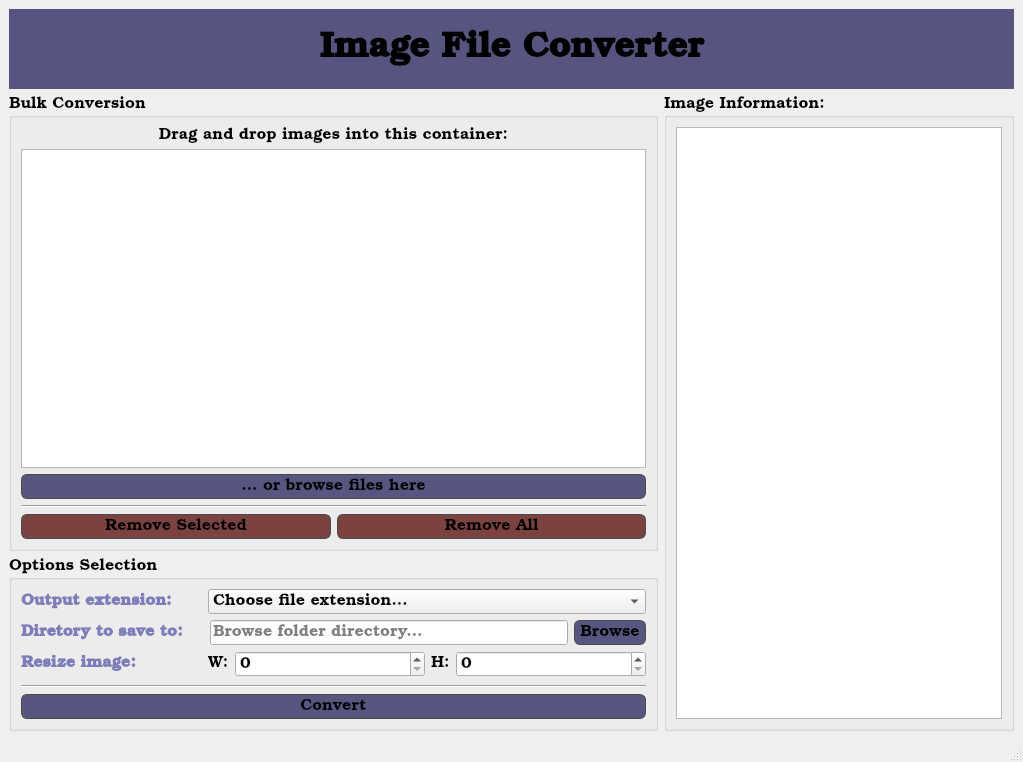
<?xml version="1.0" encoding="UTF-8"?>
<ui version="4.0">
 <class>MainWindow</class>
 <widget class="QMainWindow" name="MainWindow">
  <property name="enabled">
   <bool>true</bool>
  </property>
  <property name="geometry">
   <rect>
    <x>0</x>
    <y>0</y>
    <width>1023</width>
    <height>762</height>
   </rect>
  </property>
  <property name="font">
   <font>
    <family>Bookman Old Style</family>
    <pointsize>12</pointsize>
    <bold>false</bold>
   </font>
  </property>
  <property name="windowTitle">
   <string>Image Converter</string>
  </property>
  <property name="windowIcon">
   <iconset resource="../qrc/ImageFileConverter.qrc">
    <normaloff>:/images/exchange-svgrepo-com.svg</normaloff>:/images/exchange-svgrepo-com.svg</iconset>
  </property>
  <property name="styleSheet">
   <string notr="true"/>
  </property>
  <property name="iconSize">
   <size>
    <width>64</width>
    <height>64</height>
   </size>
  </property>
  <property name="tabShape">
   <enum>QTabWidget::TabShape::Rounded</enum>
  </property>
  <property name="dockNestingEnabled">
   <bool>false</bool>
  </property>
  <widget class="QWidget" name="centralwidget">
   <layout class="QVBoxLayout" name="verticalLayout_6">
    <item>
     <layout class="QVBoxLayout" name="header_layout">
      <item>
       <widget class="QLabel" name="label_title">
        <property name="sizePolicy">
         <sizepolicy hsizetype="Preferred" vsizetype="Preferred">
          <horstretch>0</horstretch>
          <verstretch>0</verstretch>
         </sizepolicy>
        </property>
        <property name="minimumSize">
         <size>
          <width>0</width>
          <height>80</height>
         </size>
        </property>
        <property name="maximumSize">
         <size>
          <width>16777215</width>
          <height>150</height>
         </size>
        </property>
        <property name="baseSize">
         <size>
          <width>0</width>
          <height>0</height>
         </size>
        </property>
        <property name="font">
         <font>
          <family>Bookman Old Style</family>
          <pointsize>26</pointsize>
          <italic>false</italic>
          <bold>true</bold>
          <underline>false</underline>
          <strikeout>false</strikeout>
         </font>
        </property>
        <property name="acceptDrops">
         <bool>true</bool>
        </property>
        <property name="styleSheet">
         <string notr="true">background-color: rgb(85, 85, 127);</string>
        </property>
        <property name="frameShape">
         <enum>QFrame::Shape::NoFrame</enum>
        </property>
        <property name="frameShadow">
         <enum>QFrame::Shadow::Sunken</enum>
        </property>
        <property name="text">
         <string>Image File Converter</string>
        </property>
        <property name="textFormat">
         <enum>Qt::TextFormat::PlainText</enum>
        </property>
        <property name="scaledContents">
         <bool>false</bool>
        </property>
        <property name="alignment">
         <set>Qt::AlignmentFlag::AlignCenter</set>
        </property>
        <property name="wordWrap">
         <bool>false</bool>
        </property>
        <property name="margin">
         <number>-1</number>
        </property>
        <property name="indent">
         <number>-1</number>
        </property>
       </widget>
      </item>
     </layout>
    </item>
    <item>
     <layout class="QHBoxLayout" name="main">
      <item>
       <layout class="QVBoxLayout" name="verticalLayout_7">
        <item>
         <widget class="QGroupBox" name="groupbox_bulk_conversion">
          <property name="enabled">
           <bool>true</bool>
          </property>
          <property name="sizePolicy">
           <sizepolicy hsizetype="Minimum" vsizetype="Preferred">
            <horstretch>0</horstretch>
            <verstretch>0</verstretch>
           </sizepolicy>
          </property>
          <property name="title">
           <string>Bulk Conversion</string>
          </property>
          <layout class="QVBoxLayout" name="verticalLayout_4">
           <item>
            <widget class="QLabel" name="label_bulk_conversion">
             <property name="enabled">
              <bool>true</bool>
             </property>
             <property name="sizePolicy">
              <sizepolicy hsizetype="Preferred" vsizetype="Fixed">
               <horstretch>0</horstretch>
               <verstretch>0</verstretch>
              </sizepolicy>
             </property>
             <property name="maximumSize">
              <size>
               <width>16777215</width>
               <height>16</height>
              </size>
             </property>
             <property name="text">
              <string>Drag and drop images into this container:</string>
             </property>
             <property name="alignment">
              <set>Qt::AlignmentFlag::AlignCenter</set>
             </property>
            </widget>
           </item>
           <item>
            <widget class="QListWidget" name="listwidget_bulk_conversion">
             <property name="enabled">
              <bool>true</bool>
             </property>
             <property name="sizePolicy">
              <sizepolicy hsizetype="Expanding" vsizetype="Expanding">
               <horstretch>0</horstretch>
               <verstretch>0</verstretch>
              </sizepolicy>
             </property>
             <property name="minimumSize">
              <size>
               <width>0</width>
               <height>200</height>
              </size>
             </property>
             <property name="maximumSize">
              <size>
               <width>999999</width>
               <height>99999</height>
              </size>
             </property>
             <property name="acceptDrops">
              <bool>true</bool>
             </property>
            </widget>
           </item>
           <item>
            <widget class="QPushButton" name="button_bulk_conversion_browse_files">
             <property name="enabled">
              <bool>true</bool>
             </property>
             <property name="styleSheet">
              <string notr="true">QPushButton:hover {
background-color: #474769;
}

QPushButton:pressed {
background-color: #383851;
}

QPushButton {
background-color: #565681;
padding: 3px 5px;
border-radius: 6px;
border: 1px solid #4a4a4a;
}</string>
             </property>
             <property name="text">
              <string>... or browse files here</string>
             </property>
            </widget>
           </item>
           <item>
            <widget class="Line" name="line_2">
             <property name="orientation">
              <enum>Qt::Orientation::Horizontal</enum>
             </property>
            </widget>
           </item>
           <item>
            <layout class="QHBoxLayout" name="horizontalLayout_clear_listwidget">
             <item>
              <widget class="QPushButton" name="button_remove_selected">
               <property name="styleSheet">
                <string notr="true">QPushButton:hover {
background-color: #763d3c;
}

QPushButton:pressed {
background-color: #572f2e;
}

QPushButton {
background-color: #7b4240;
padding: 3px 5px;
border-radius: 6px;
border: 1px solid #4a4a4a;
}</string>
               </property>
               <property name="text">
                <string>Remove Selected</string>
               </property>
              </widget>
             </item>
             <item>
              <widget class="QPushButton" name="button_remove_all">
               <property name="styleSheet">
                <string notr="true">QPushButton:hover {
background-color: #763d3c;
}

QPushButton:pressed {
background-color: #572f2e;
}

QPushButton {
background-color: #7b4240;
padding: 3px 5px;
border-radius: 6px;
border: 1px solid #4a4a4a;
}</string>
               </property>
               <property name="text">
                <string>Remove All</string>
               </property>
              </widget>
             </item>
            </layout>
           </item>
          </layout>
         </widget>
        </item>
        <item>
         <widget class="QGroupBox" name="groupbox_options">
          <property name="sizePolicy">
           <sizepolicy hsizetype="Minimum" vsizetype="Preferred">
            <horstretch>0</horstretch>
            <verstretch>0</verstretch>
           </sizepolicy>
          </property>
          <property name="font">
           <font>
            <family>Bookman Old Style</family>
            <pointsize>12</pointsize>
            <bold>false</bold>
           </font>
          </property>
          <property name="title">
           <string>Options Selection</string>
          </property>
          <layout class="QVBoxLayout" name="verticalLayout_3">
           <item>
            <layout class="QHBoxLayout" name="horizontalLayout_3">
             <item>
              <widget class="QLabel" name="label_6">
               <property name="sizePolicy">
                <sizepolicy hsizetype="Fixed" vsizetype="Fixed">
                 <horstretch>0</horstretch>
                 <verstretch>0</verstretch>
                </sizepolicy>
               </property>
               <property name="font">
                <font>
                 <family>Bookman Old Style</family>
                 <pointsize>12</pointsize>
                 <bold>true</bold>
                </font>
               </property>
               <property name="styleSheet">
                <string>color: rgb(125, 125, 186);</string>
               </property>
               <property name="text">
                <string>Output extension:</string>
               </property>
              </widget>
             </item>
             <item>
              <spacer name="horizontalSpacer_2">
               <property name="font">
                <font>
                 <family>Bookman Old Style</family>
                 <pointsize>12</pointsize>
                 <bold>false</bold>
                </font>
               </property>
               <property name="orientation">
                <enum>Qt::Orientation::Horizontal</enum>
               </property>
               <property name="sizeType">
                <enum>QSizePolicy::Policy::Fixed</enum>
               </property>
               <property name="sizeHint" stdset="0">
                <size>
                 <width>30</width>
                 <height>20</height>
                </size>
               </property>
              </spacer>
             </item>
             <item>
              <widget class="QComboBox" name="combobox_extension_type">
               <property name="sizePolicy">
                <sizepolicy hsizetype="Expanding" vsizetype="Fixed">
                 <horstretch>0</horstretch>
                 <verstretch>0</verstretch>
                </sizepolicy>
               </property>
               <property name="font">
                <font>
                 <family>Bookman Old Style</family>
                 <pointsize>12</pointsize>
                 <bold>false</bold>
                </font>
               </property>
               <property name="styleSheet">
                <string notr="true"/>
               </property>
               <property name="placeholderText">
                <string/>
               </property>
               <item>
                <property name="text">
                 <string>Choose file extension...</string>
                </property>
               </item>
               <item>
                <property name="text">
                 <string>.png</string>
                </property>
               </item>
               <item>
                <property name="text">
                 <string>.jpeg</string>
                </property>
               </item>
               <item>
                <property name="text">
                 <string>.ico</string>
                </property>
               </item>
               <item>
                <property name="text">
                 <string>.pdf</string>
                </property>
               </item>
              </widget>
             </item>
            </layout>
           </item>
           <item>
            <layout class="QHBoxLayout" name="horizontalLayout_5">
             <item>
              <widget class="QLabel" name="label_7">
               <property name="sizePolicy">
                <sizepolicy hsizetype="Preferred" vsizetype="Fixed">
                 <horstretch>0</horstretch>
                 <verstretch>0</verstretch>
                </sizepolicy>
               </property>
               <property name="font">
                <font>
                 <family>Bookman Old Style</family>
                 <pointsize>12</pointsize>
                 <bold>true</bold>
                </font>
               </property>
               <property name="styleSheet">
                <string>color: rgb(125, 125, 186);</string>
               </property>
               <property name="text">
                <string>Diretory to save to:</string>
               </property>
              </widget>
             </item>
             <item>
              <spacer name="horizontalSpacer_4">
               <property name="orientation">
                <enum>Qt::Orientation::Horizontal</enum>
               </property>
               <property name="sizeType">
                <enum>QSizePolicy::Policy::Fixed</enum>
               </property>
               <property name="sizeHint" stdset="0">
                <size>
                 <width>21</width>
                 <height>20</height>
                </size>
               </property>
              </spacer>
             </item>
             <item>
              <widget class="QLineEdit" name="line_edit_save_image_to">
               <property name="sizePolicy">
                <sizepolicy hsizetype="Expanding" vsizetype="Fixed">
                 <horstretch>0</horstretch>
                 <verstretch>0</verstretch>
                </sizepolicy>
               </property>
               <property name="font">
                <font>
                 <family>Bookman Old Style</family>
                 <pointsize>12</pointsize>
                 <bold>false</bold>
                </font>
               </property>
               <property name="placeholderText">
                <string>Browse folder directory...</string>
               </property>
              </widget>
             </item>
             <item>
              <widget class="QPushButton" name="button_browse_save_image_to">
               <property name="sizePolicy">
                <sizepolicy hsizetype="Minimum" vsizetype="Fixed">
                 <horstretch>0</horstretch>
                 <verstretch>0</verstretch>
                </sizepolicy>
               </property>
               <property name="font">
                <font>
                 <family>Bookman Old Style</family>
                 <pointsize>12</pointsize>
                 <bold>false</bold>
                </font>
               </property>
               <property name="styleSheet">
                <string notr="true">QPushButton:hover {
background-color: #474769;
}

QPushButton:pressed {
background-color: #383851;
}

QPushButton {
background-color: #565681;
padding: 3px 5px;
border-radius: 6px;
border: 1px solid #4a4a4a;
}</string>
               </property>
               <property name="text">
                <string>Browse</string>
               </property>
              </widget>
             </item>
            </layout>
           </item>
           <item>
            <layout class="QHBoxLayout" name="horizontalLayout_4">
             <property name="topMargin">
              <number>0</number>
             </property>
             <property name="bottomMargin">
              <number>2</number>
             </property>
             <item>
              <widget class="QLabel" name="label_2">
               <property name="sizePolicy">
                <sizepolicy hsizetype="Fixed" vsizetype="Fixed">
                 <horstretch>0</horstretch>
                 <verstretch>0</verstretch>
                </sizepolicy>
               </property>
               <property name="font">
                <font>
                 <family>Bookman Old Style</family>
                 <pointsize>12</pointsize>
                 <bold>true</bold>
                </font>
               </property>
               <property name="styleSheet">
                <string notr="true">color: rgb(125, 125, 186);</string>
               </property>
               <property name="text">
                <string>Resize image:</string>
               </property>
              </widget>
             </item>
             <item>
              <spacer name="horizontalSpacer">
               <property name="font">
                <font>
                 <family>Bookman Old Style</family>
                 <pointsize>12</pointsize>
                 <bold>false</bold>
                </font>
               </property>
               <property name="orientation">
                <enum>Qt::Orientation::Horizontal</enum>
               </property>
               <property name="sizeType">
                <enum>QSizePolicy::Policy::Fixed</enum>
               </property>
               <property name="sizeHint" stdset="0">
                <size>
                 <width>66</width>
                 <height>20</height>
                </size>
               </property>
              </spacer>
             </item>
             <item>
              <widget class="QLabel" name="label_3">
               <property name="sizePolicy">
                <sizepolicy hsizetype="Fixed" vsizetype="Fixed">
                 <horstretch>0</horstretch>
                 <verstretch>0</verstretch>
                </sizepolicy>
               </property>
               <property name="font">
                <font>
                 <family>Bookman Old Style</family>
                 <pointsize>12</pointsize>
                 <bold>false</bold>
                </font>
               </property>
               <property name="styleSheet">
                <string notr="true"/>
               </property>
               <property name="text">
                <string>W:</string>
               </property>
              </widget>
             </item>
             <item>
              <widget class="QSpinBox" name="spinbox_resize_image_width">
               <property name="sizePolicy">
                <sizepolicy hsizetype="Minimum" vsizetype="Fixed">
                 <horstretch>0</horstretch>
                 <verstretch>0</verstretch>
                </sizepolicy>
               </property>
               <property name="font">
                <font>
                 <family>Bookman Old Style</family>
                 <pointsize>12</pointsize>
                 <bold>false</bold>
                </font>
               </property>
               <property name="styleSheet">
                <string notr="true"/>
               </property>
               <property name="specialValueText">
                <string/>
               </property>
              </widget>
             </item>
             <item>
              <widget class="QLabel" name="label_4">
               <property name="sizePolicy">
                <sizepolicy hsizetype="Fixed" vsizetype="Fixed">
                 <horstretch>0</horstretch>
                 <verstretch>0</verstretch>
                </sizepolicy>
               </property>
               <property name="font">
                <font>
                 <family>Bookman Old Style</family>
                 <pointsize>12</pointsize>
                 <bold>false</bold>
                </font>
               </property>
               <property name="styleSheet">
                <string notr="true"/>
               </property>
               <property name="text">
                <string>H:</string>
               </property>
              </widget>
             </item>
             <item>
              <widget class="QSpinBox" name="spinbox_resize_image_height">
               <property name="sizePolicy">
                <sizepolicy hsizetype="Minimum" vsizetype="Fixed">
                 <horstretch>0</horstretch>
                 <verstretch>0</verstretch>
                </sizepolicy>
               </property>
               <property name="font">
                <font>
                 <family>Bookman Old Style</family>
                 <pointsize>12</pointsize>
                 <bold>false</bold>
                </font>
               </property>
               <property name="styleSheet">
                <string notr="true"/>
               </property>
              </widget>
             </item>
            </layout>
           </item>
           <item>
            <widget class="Line" name="line">
             <property name="font">
              <font>
               <family>Bookman Old Style</family>
               <pointsize>12</pointsize>
               <bold>false</bold>
              </font>
             </property>
             <property name="orientation">
              <enum>Qt::Orientation::Horizontal</enum>
             </property>
            </widget>
           </item>
           <item>
            <widget class="QPushButton" name="button_convert">
             <property name="sizePolicy">
              <sizepolicy hsizetype="Minimum" vsizetype="Fixed">
               <horstretch>0</horstretch>
               <verstretch>0</verstretch>
              </sizepolicy>
             </property>
             <property name="font">
              <font>
               <family>Bookman Old Style</family>
               <pointsize>12</pointsize>
               <bold>false</bold>
              </font>
             </property>
             <property name="styleSheet">
              <string notr="true">QPushButton:hover {
background-color: #474769;
}

QPushButton:pressed {
background-color: #383851;
}

QPushButton {
background-color: #565681;
padding: 3px 5px;
border-radius: 6px;
border: 1px solid #4a4a4a;
}</string>
             </property>
             <property name="text">
              <string>Convert</string>
             </property>
            </widget>
           </item>
          </layout>
         </widget>
        </item>
       </layout>
      </item>
      <item>
       <layout class="QVBoxLayout" name="image_info_layout">
        <item>
         <widget class="QGroupBox" name="groupbox_image_info">
          <property name="sizePolicy">
           <sizepolicy hsizetype="Minimum" vsizetype="Preferred">
            <horstretch>0</horstretch>
            <verstretch>0</verstretch>
           </sizepolicy>
          </property>
          <property name="minimumSize">
           <size>
            <width>200</width>
            <height>0</height>
           </size>
          </property>
          <property name="maximumSize">
           <size>
            <width>350</width>
            <height>16777215</height>
           </size>
          </property>
          <property name="title">
           <string>Image Information:</string>
          </property>
          <layout class="QVBoxLayout" name="verticalLayout_2">
           <item>
            <widget class="QTextEdit" name="text_edit_image_info"/>
           </item>
          </layout>
         </widget>
        </item>
       </layout>
      </item>
     </layout>
    </item>
   </layout>
  </widget>
  <widget class="QMenuBar" name="menubar">
   <property name="geometry">
    <rect>
     <x>0</x>
     <y>0</y>
     <width>1023</width>
     <height>33</height>
    </rect>
   </property>
   <property name="styleSheet">
    <string notr="true"/>
   </property>
  </widget>
  <widget class="QStatusBar" name="statusbar"/>
 </widget>
 <resources>
  <include location="../qrc/ImageFileConverter.qrc"/>
 </resources>
 <connections/>
</ui>
